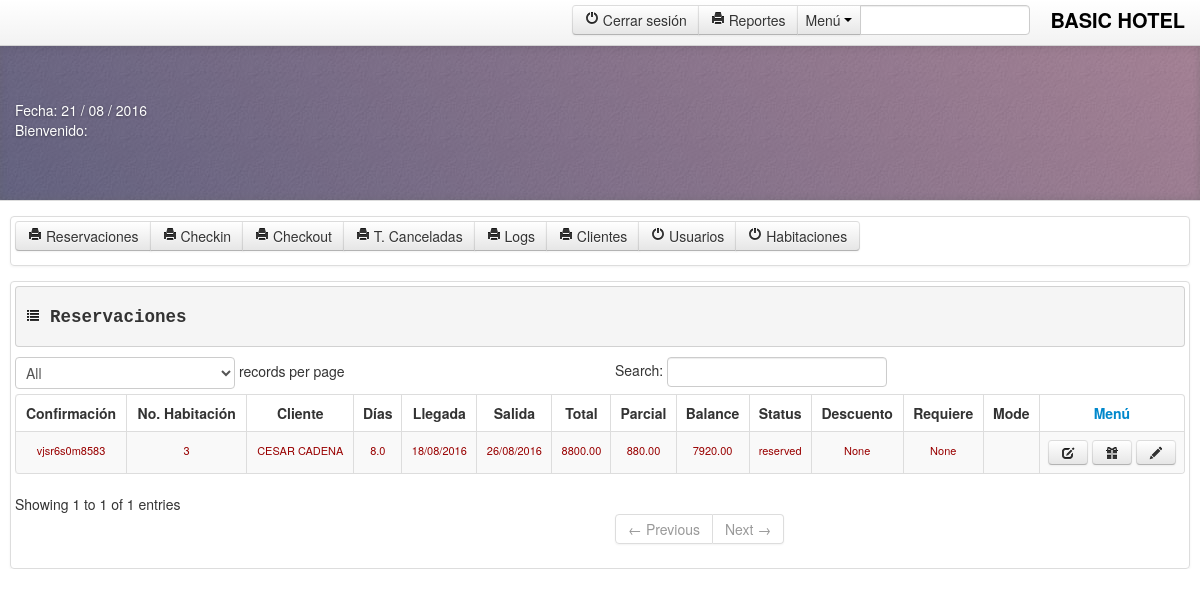
/hotel1/admin/admin.php (signed in), run on the app's committed database.
### tables this page shows
CREATE TABLE IF NOT EXISTS `tb_reserve` (
`reserveID` int(15) NOT NULL,
  `memberID` varchar(50) NOT NULL,
  `roomID` int(30) NOT NULL,
  `days_no` varchar(40) NOT NULL,
  `total` varchar(40) NOT NULL,
  `totalamount` varchar(40) NOT NULL,
  `partial` varchar(40) NOT NULL,
  `balance` varchar(40) NOT NULL,
  `excess_id` varchar(44) NOT NULL,
  `arrival` varchar(40) NOT NULL,
  `departure` varchar(40) NOT NULL,
  `status` varchar(40) NOT NULL,
  `request` varchar(40) NOT NULL,
  `transaction_code` varchar(40) NOT NULL,
  `modeofpayment` varchar(40) NOT NULL,
  `discount` int(15) NOT NULL,
  `Incharge` varchar(50) NOT NULL,
  `Date` varchar(50) DEFAULT NULL
);

CREATE TABLE IF NOT EXISTS `tb_rooms` (
`roomID` int(11) NOT NULL,
  `name` varchar(30) NOT NULL,
  `description` text NOT NULL,
  `category_id` int(15) NOT NULL,
  `price` int(11) NOT NULL,
  `location` varchar(200) NOT NULL,
  `status` varchar(40) NOT NULL
);

CREATE TABLE IF NOT EXISTS `tb_member` (
`memberID` int(15) NOT NULL,
  `username` varchar(40) NOT NULL,
  `firstname` varchar(40) NOT NULL,
  `lastname` varchar(40) NOT NULL,
  `email` varchar(40) NOT NULL,
  `password` varchar(40) NOT NULL,
  `contact_number` varchar(40) NOT NULL,
  `address` varchar(40) NOT NULL,
  `zip` int(40) NOT NULL,
  `country` varchar(40) NOT NULL
);

### hotel1/admin/body.php (the view, shortened to what this page needs)
<div id="myCarousel" class="carousel slide" data-interval="0">
 <ol class="carousel-indicators">
    <li data-target="#myCarousel" data-slide-to="0" class="active"></li>
    <li data-target="#myCarousel" data-slide-to="1"></li>
    <li data-target="#myCarousel" data-slide-to="2"></li>
  </ol>
 <div style="margin-top:15px;" class="container thumbnail">
<div  class="input-prepend">
          <div class="btn-group">
          <a class="btn" href="#myCarousel" data-slide-to="0" data-interval="0"><i class="icon-print"></i> Reservaciones</a>
          <a class="btn" href="#myCarousel" data-slide-to="1" data-interval="0"><i class="icon-print"></i> Checkin</a>
          <a class="btn" href="#myCarousel" data-slide-to="2" data-interval="0"><i class="icon-print"></i> Checkout</a>
          <a class="btn" href="#myCarousel" data-slide-to="3" data-interval="0"><i class="icon-print"></i> T. Canceladas</a>
          <a class="btn" href="#myCarousel" data-slide-to="4" data-interval="0"><i class="icon-print"></i> Logs</a>
          <a class="btn" href="#myCarousel" data-slide-to="5" data-interval="0"><i class="icon-print"></i> Clientes</a>
          <a class="btn" href="#myCarousel" data-slide-to="6" data-interval="0"><i class="icon-off"></i> Usuarios</a>
          <a class="btn" href="#myCarousel" data-slide-to="7" data-interval="0"><i class="icon-off"></i> Habitaciones</a>
      </div>
</div>
</div>
  <div class="carousel-inner">
<div class="active item">
<div style="margin-top:15px;" class="container thumbnail">
            <pre><h4><strong><i class="icon-list"></i> Reservaciones</strong></h4></pre>
 		<table cellpadding="0" cellspacing="0" border="0" class="table table-striped table-bordered" id="example">
                <thead>
                    <tr>
                        <th><div align="center">Confirmación</div></th>
                        <th><div align="center">No. Habitación</div></th>
                        <th><div align="center">Cliente</div></th>
                        <th><div align="center">Días</div></th>
                        <th><div align="center">Llegada</div></th>
                        <th><div align="center">Salida</div></th>
                        <th><div align="center">Total</div></th>
                        <th><div align="center">Parcial</div></th>
                        <th><div align="center">Balance</div></th>
                        <th><div align="center">Status</div></th>
                        <th><div align="center">Descuento</div></th>
                        <th><div align="center">Requiere</div></th>
                        <th><div align="center">Mode</div></th>
                        <th><div align="center"><a data-trigger="hover" title="Buttons Function" data-placement="top" data-content="Change Room/Discount/Checkin" data-toggle="popover">Menú</a></div></th>
                    </tr>
                </thead>
                    <?php
    $cart_table = mysql_query("select  * from tb_reserve where status='reserved'") or die(mysql_error());
                                    while ($cart_row = mysql_fetch_array($cart_table)) {
                                        $order_id = $cart_row['reserveID'];
                                        $product_id = $cart_row['roomID'];
                                        $member_id = $cart_row['memberID'];
    $product_query = mysql_query("select * from tb_rooms where roomID='$product_id'") or die(mysql_error());
                                        $product_row = mysql_fetch_array($product_query);
	$member_query = mysql_query("select * from tb_member where memberID = '$member_id'")or die(mysql_error());
										$member_row=mysql_fetch_array($member_query);
                                        ?>
                <tbody>
                						<tr>
                                            <td><div style="font-size:11px; color:rgba(153,0,0,1);" align="center"><?php echo $cart_row['transaction_code']; ?></div></td>
                                            <td><div style="font-size:11px; color:rgba(153,0,0,1);" align="center"><?php echo $product_row['name']; ?></div></td>
                                            <td><div style="font-size:11px; color:rgba(153,0,0,1);" align="center"><?php echo $member_row['firstname']." ".$member_row['lastname']; ?></div></td>
                                            <td><div style="font-size:11px; color:rgba(153,0,0,1);" align="center"><?php echo $cart_row['days_no']; ?></div></td>
                                            <td><div style="font-size:11px; color:rgba(153,0,0,1);" align="center"><?php echo $cart_row['arrival']; ?></div></td>
                                            <td><div style="font-size:11px; color:rgba(153,0,0,1);" align="center"><?php echo $cart_row['departure']; ?></div></td>
                                            <td><div style="font-size:11px; color:rgba(153,0,0,1);" align="center"><?php echo $cart_row['total']; ?></div></td>
                                            <td><div style="font-size:11px; color:rgba(153,0,0,1);" align="center"><?php echo $cart_row['partial']; ?></div></td>
                                            <td><div style="font-size:11px; color:rgba(153,0,0,1);" align="center"><?php echo $cart_row['balance']; ?></div></td>
                                            <td><div style="font-size:11px; color:rgba(153,0,0,1);" align="center"><?php echo $cart_row['status']; ?></div></td>
										    <td><div style="font-size:11px; color:rgba(153,0,0,1);" align="center"><?php if ($cart_row['discount'] == 0){echo 'None';}else{echo $cart_row['discount'];} ?></div></td>
                                            <td><div style="font-size:11px; color:rgba(153,0,0,1);" align="center"><?php if($cart_row['request' == '']){echo 'None';} else{echo $cart_row['request'];} ?></div></td>
                                            <td><div style="font-size:11px; color:rgba(153,0,0,1);" align="center"><?php echo $cart_row['modeofpayment']; ?></div></td>
                                            <td width="128"><a href="#change<?php echo $order_id; ?>" data-toggle="modal" class="btn"><i class="icon-edit"></i></a>
                                            <a href="#discount<?php echo $order_id; ?>" data-toggle="modal" class="btn"><i class="icon-gift"></i></a>
                                            <a href="#checkin<?php echo $order_id; ?>" data-toggle="modal" class="btn"><i class="icon-pencil"></i></a>
                                            </td>
                                        </tr>
               </tbody>
               <?php }?>
        </table>
</div>
	</div>
  </div>
</div>

### hotel1/admin/core.php (shortened to what this page needs)
<!DOCTYPE html PUBLIC "-//W3C//DTD XHTML 1.0 Transitional//EN" "http://www.w3.org/TR/xhtml1/DTD/xhtml1-transitional.dtd">
<html xmlns="http://www.w3.org/1999/xhtml">
<head>
		<link rel="stylesheet" href="../css/validationEngine.jquery.css" type="text/css"/>
	<link href="../css/datepicker.css" rel="stylesheet" type="text/css" />
    <link href="css/bootstrap.css" rel="stylesheet">
    <link href="css/bootstrap-responsive.css" rel="stylesheet">
    <link href="css/docs.css" rel="stylesheet">
    <link href="js/google-code-prettify/prettify.css" rel="stylesheet">

### hotel1/admin/hover.php (shortened to what this page needs)
</head>
<body>
    <div class="navbar navbar-fixed-top">
      <div class="navbar-inner">
        <div class="container">
   <a class="brand" data-trigger="hover" title="&copy; 2013" data-placement="bottom" data-content="BASIC HOTEL" data-toggle="popover" href="#">BASIC HOTEL</a>

### hotel1/admin/admin.php (shortened to what this page needs)
<?php include('core.php'); ?>
<?php include('hover.php');?>
        <form class="navbar-form pull-right">
<div class="input-prepend">
  				<div class="btn-group">
    <a class="btn" href="#logout" data-toggle="modal"><i class="icon-off"></i> Cerrar sesión</a>
    <a class="btn" href="print.php"><i class="icon-print"></i> Reportes</a>
 	<button class="btn dropdown-toggle" data-toggle="dropdown"> Menú <span class="caret"></span></button>
  	</div>
  			<input class="span2" id="prependedDropdownButton" type="text">
</div>
		</form>
<?php include('title.php');?>
<?php include('body.php');?>
<?php include'script.php';?>

### hotel1/admin/title.php
        </div>
      </div>
    </div>
<header class="jumbotron subhead" id="overview">
  <div class="container">
    <p class="lead"><?php include('user_name.php'); ?></p>
  </div>
</header>

### hotel1/admin/user_name.php (shortened to what this page needs)
<?php
$username_query = mysql_query("select * from tb_user where user_id=$session_id") or die(mysql_error());
$user_row = mysql_fetch_array($username_query);
?>
<div class="pull-right-date">
    <?php
    $Today = date('m/d/y');
    $new = date('d / m / Y', strtotime($Today));
    echo "Fecha: ".$new;
    ?>
</div>
<div class="username">Bienvenido:&nbsp;&nbsp;<?php echo $user_row['firstname'] . " " . $user_row['lastname']; ?></div>

### hotel1/admin/script.php (shortened to what this page needs)
    <link rel="stylesheet" type="text/css" href="css/tcal.css" />
</body>
</html>

### hotel1/admin/css/docs.css (style rules this page uses)
body { position: relative; padding-top: 40px; }
body > .navbar { font-size: 13px; }
body > .navbar .brand { padding-right: 0; padding-left: 0; margin-left: 20px; float: right; font-weight: bold; color: #000; text-shadow: 0 1px 0 rgba(255,255,255,.1), 0 0 30px rgba(255,255,255,.125); -webkit-transition: all .2s linear; -moz-transition: all .2s linear; transition: all .2s linear; }
.jumbotron { position: relative; padding: 40px 0; color: #fff; text-align: center; text-shadow: 0 1px 3px rgba(0,0,0,.4), 0 0 30px rgba(0,0,0,.075); background: #020031; background: -moz-linear-gradient(45deg, #020031 0%, #6d3353 100%); background: -webkit-gradient(linear, left bottom, right top, color-stop(0%,#020031), color-stop(100%,#6d3353)); background: -webkit-linear-gradient(45deg, #020031 0%,#6d3353 100%); background: -o-linear-gradient(45deg, #020031 0%,#6d3353 100%); background: -ms-linear-gradient(45deg, #020031 0%,#6d3353 100%); background: linear-gradient(45deg, #020031 0%,#6d3353 100%); filter: progid:DXImageTransform.Microsoft.gradient( startColorstr='#020031', endColorstr='#6d3353',GradientType=1 ); -webkit-box-shadow: inset 0 3px 7px rgba(0,0,0,.2), inset 0 -3px 7px rgba(0,0,0,.2); -moz-box-shadow: inset 0 3px 7px rgba(0,0,0,.2), inset 0 -3px 7px rgba(0,0,0,.2); box-shadow: inset 0 3px 7px rgba(0,0,0,.2), inset 0 -3px 7px rgba(0,0,0,.2); }
.jumbotron p { font-size: 24px; font-weight: 300; line-height: 1.25; margin-bottom: 30px; }
.jumbotron .container { position: relative; z-index: 2; }
.jumbotron:after { content: ''; display: block; position: absolute; top: 0; right: 0; bottom: 0; left: 0; background: url(../img/bg.jpg) repeat center center; opacity: .4; }
.subhead { text-align: left; border-bottom: 1px solid #ddd; }
.subhead p { margin-bottom: 20px; }

### data on the page
tb_reserve: transaction_code "vjsr6s0m8583", roomID.name "3", memberID.firstname "CESAR", memberID.lastname "CADENA", days_no "8.0", arrival "18/08/2016", departure "26/08/2016", total "8800.00", partial "880.00", balance "7920.00", status "reserved", discount "None"
